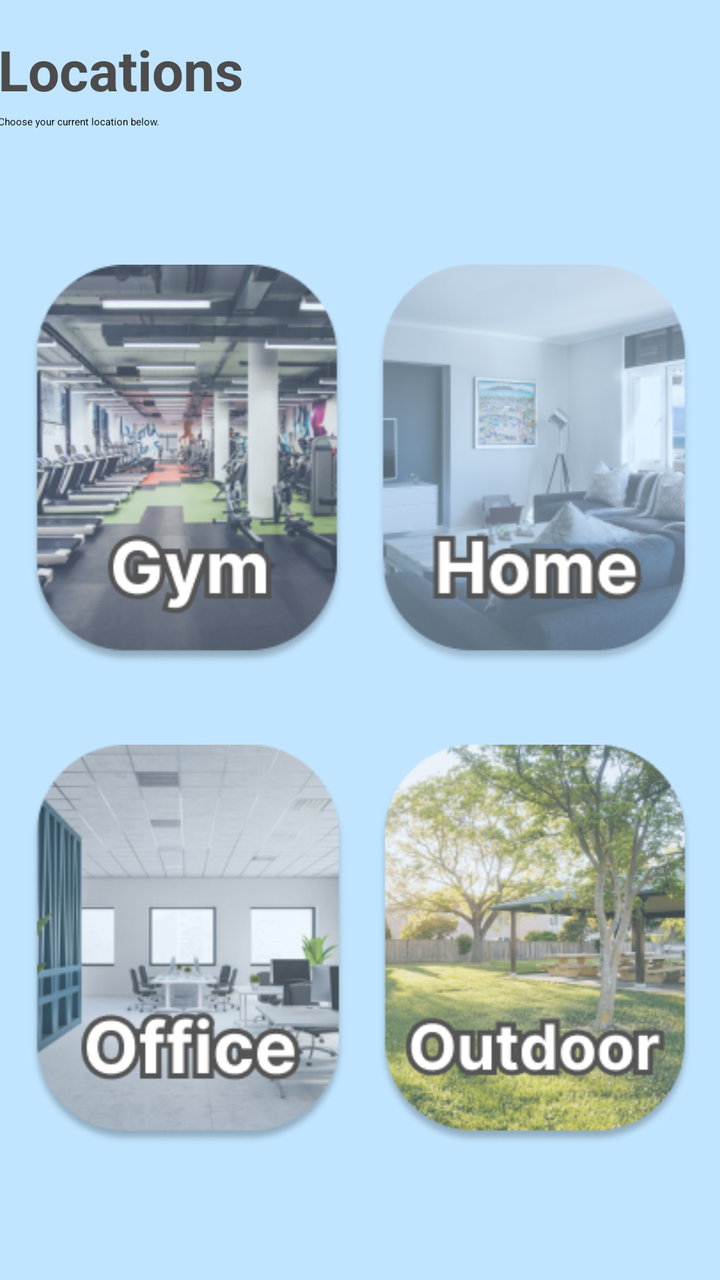
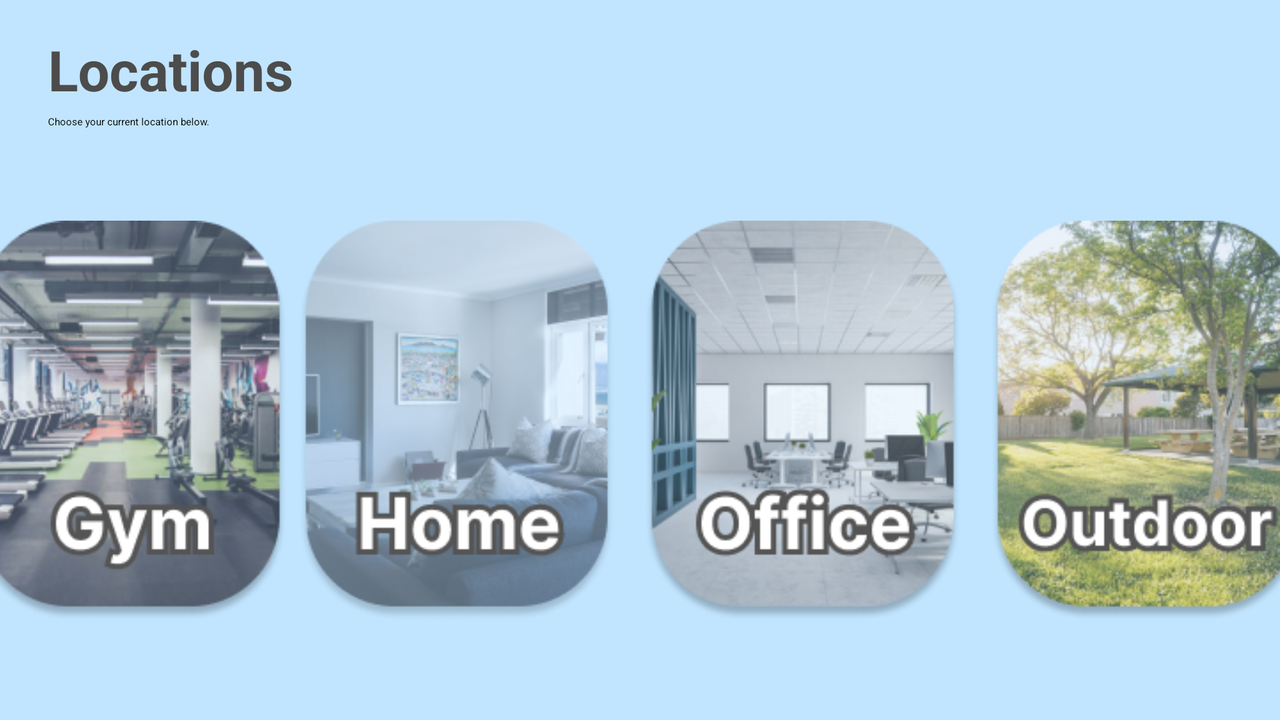

The same Android screen from two of the app's own layout files: first res/layout/ as a phone draws it, then the repository's variant for another configuration, drawn on a device whose configuration selects that folder. Both files follow.
<!-- AndroidManifest.xml: application theme Theme.Workout_Generator -->
<!-- res/layout/activity_location_screen.xml -->
<?xml version="1.0" encoding="utf-8"?>
<androidx.constraintlayout.widget.ConstraintLayout xmlns:android="http://schemas.android.com/apk/res/android"
    xmlns:app="http://schemas.android.com/apk/res-auto"
    xmlns:tools="http://schemas.android.com/tools"
    android:layout_width="match_parent"
    android:layout_height="match_parent"
    android:background="@color/page_bg"
    tools:context=".LocationScreen">


    <FrameLayout
        android:id="@+id/profileFrameRounded"
        android:layout_width="363dp"
        android:layout_height="550dp"
        android:background="@drawable/rounded_frame"
        android:elevation="5dp"
        app:layout_constraintBottom_toBottomOf="parent"
        app:layout_constraintEnd_toEndOf="parent"
        app:layout_constraintStart_toStartOf="parent"
        app:layout_constraintTop_toBottomOf="@+id/locationInfoLabel">

        <androidx.constraintlayout.widget.ConstraintLayout
            android:id="@+id/profileContainer"
            android:layout_width="363dp"
            android:layout_height="550dp">

            <ImageButton
                android:id="@+id/gym_btn"
                android:layout_width="157dp"
                android:layout_height="200dp"
                android:layout_marginStart="16dp"
                android:layout_marginTop="55dp"
                android:background="@drawable/button_gym"
                app:layout_constraintStart_toStartOf="parent"
                app:layout_constraintTop_toTopOf="parent" />

            <ImageButton
                android:id="@+id/outdoor_btn"
                android:layout_width="157dp"
                android:layout_height="200dp"
                android:layout_marginEnd="16dp"
                android:layout_marginBottom="55dp"
                android:background="@drawable/button_outdoor"
                app:layout_constraintBottom_toBottomOf="parent"
                app:layout_constraintEnd_toEndOf="parent" />

            <ImageButton
                android:id="@+id/home_btn"
                android:layout_width="158dp"
                android:layout_height="200dp"
                android:layout_marginTop="55dp"
                android:layout_marginEnd="16dp"
                android:background="@drawable/button_home"
                app:layout_constraintEnd_toEndOf="parent"
                app:layout_constraintTop_toTopOf="parent" />

            <ImageButton
                android:id="@+id/office_btn"
                android:layout_width="158dp"
                android:layout_height="200dp"
                android:layout_marginStart="16dp"
                android:layout_marginBottom="55dp"
                android:background="@drawable/button_office"
                app:layout_constraintBottom_toBottomOf="parent"
                app:layout_constraintStart_toStartOf="parent" />
        </androidx.constraintlayout.widget.ConstraintLayout>


    </FrameLayout>

    <TextView
        android:id="@+id/locationInfoLabel"
        android:layout_width="363dp"
        android:layout_height="wrap_content"
        android:layout_marginTop="4dp"
        android:text="Choose your current location below."
        android:textColor="@color/textColor"
        app:layout_constraintEnd_toEndOf="parent"
        app:layout_constraintStart_toStartOf="parent"
        app:layout_constraintTop_toBottomOf="@+id/locationScreenStub" />

    <TextView
        android:id="@+id/locationScreenStub"
        android:layout_width="363dp"
        android:layout_height="wrap_content"
        android:layout_marginTop="16dp"
        android:text="Locations"
        android:textColor="@color/textColorSecondary"
        android:textSize="28sp"
        android:textStyle="bold"
        app:layout_constraintEnd_toEndOf="parent"
        app:layout_constraintStart_toStartOf="parent"
        app:layout_constraintTop_toTopOf="parent" />


</androidx.constraintlayout.widget.ConstraintLayout>
<!-- resources referenced by this layout -->
<resources>
  <color name="page_bg">#C1E5FF</color>
  <color name="textColor">#000000</color>
  <color name="textColorSecondary">#4C4C4C</color>
  <!-- drawable button_gym: png bitmap (drawable-v24, 71510 bytes) -->
  <!-- drawable button_home: png bitmap (drawable-v24, 56735 bytes) -->
  <!-- drawable button_office: png bitmap (drawable-v24, 59020 bytes) -->
  <!-- drawable button_outdoor: png bitmap (drawable-v24, 95211 bytes) -->
  <style name="Theme.Workout_Generator" parent="Theme.MaterialComponents.DayNight.DarkActionBar">
  
          <item name="colorPrimary">@color/accent_color</item>
          <item name="colorAccent">@color/accent_color</item>
  
          <item name="actionBarSize">36dip</item>
  
          
          <item name="android:statusBarColor">@color/accent_color</item>
  
          
          <item name="actionBarStyle">@style/AccentActionBar</item>
  
      </style>
  <color name="accent_color">#549CD1</color>
  <style name="AccentActionBar" parent="@style/Widget.AppCompat.ActionBar.Solid">
          <item name="background">@color/accent_color</item>
          <item name="titleTextStyle">@style/AccentActionBarTitle</item>
      </style>
  <style name="AccentActionBarTitle" parent="@style/TextAppearance.AppCompat.Widget.ActionBar.Title">
          <item name="android:textColor">@color/textColorSecondary</item>
      </style>
</resources>
<!-- res/layout-land/activity_location_screen.xml (the repository's variant of the layout above) -->
<!-- drawn on the phone turned sideways -->
<?xml version="1.0" encoding="utf-8"?>
<androidx.constraintlayout.widget.ConstraintLayout xmlns:android="http://schemas.android.com/apk/res/android"
    xmlns:app="http://schemas.android.com/apk/res-auto"
    xmlns:tools="http://schemas.android.com/tools"
    android:layout_width="match_parent"
    android:layout_height="match_parent"
    android:background="@color/page_bg"
    tools:context=".LocationScreen">


    <ScrollView
        android:layout_width="match_parent"
        android:layout_height="match_parent">

        <androidx.constraintlayout.widget.ConstraintLayout
            android:layout_width="match_parent"
            android:layout_height="wrap_content">

            <TextView
                android:id="@+id/locationInfoLabel"
                android:layout_width="363dp"
                android:layout_height="wrap_content"
                android:layout_marginStart="24dp"
                android:layout_marginTop="4dp"
                android:text="Choose your current location below."
                android:textColor="@color/textColor"
                app:layout_constraintStart_toStartOf="parent"
                app:layout_constraintTop_toBottomOf="@+id/locationScreenStub" />

            <TextView
                android:id="@+id/locationScreenStub"
                android:layout_width="363dp"
                android:layout_height="wrap_content"
                android:layout_marginStart="24dp"
                android:layout_marginTop="16dp"
                android:text="Locations"
                android:textColor="@color/textColorSecondary"
                android:textSize="28sp"
                android:textStyle="bold"
                app:layout_constraintStart_toStartOf="parent"
                app:layout_constraintTop_toTopOf="parent" />

            <FrameLayout
                android:id="@+id/profileFrameRounded"
                android:layout_width="700dp"
                android:layout_height="260dp"
                android:layout_marginTop="16dp"
                android:layout_marginBottom="16dp"
                android:background="@drawable/rounded_frame"
                android:elevation="5dp"
                app:layout_constraintBottom_toBottomOf="parent"
                app:layout_constraintEnd_toEndOf="parent"
                app:layout_constraintStart_toStartOf="parent"
                app:layout_constraintTop_toBottomOf="@+id/locationInfoLabel">

                <androidx.constraintlayout.widget.ConstraintLayout
                    android:id="@+id/profileContainer"
                    android:layout_width="match_parent"
                    android:layout_height="match_parent">

                    <ImageButton
                        android:id="@+id/outdoor_btn"
                        android:layout_width="157dp"
                        android:layout_height="200dp"
                        android:layout_marginStart="13dp"
                        android:layout_marginEnd="16dp"
                        android:background="@drawable/button_outdoor"
                        app:layout_constraintBottom_toBottomOf="parent"
                        app:layout_constraintEnd_toEndOf="parent"
                        app:layout_constraintStart_toEndOf="@+id/office_btn"
                        app:layout_constraintTop_toTopOf="parent" />

                    <ImageButton
                        android:id="@+id/office_btn"
                        android:layout_width="158dp"
                        android:layout_height="200dp"
                        android:layout_marginStart="15dp"
                        android:background="@drawable/button_office"
                        app:layout_constraintBottom_toBottomOf="parent"
                        app:layout_constraintStart_toEndOf="@+id/home_btn"
                        app:layout_constraintTop_toTopOf="parent" />

                    <ImageButton
                        android:id="@+id/gym_btn"
                        android:layout_width="157dp"
                        android:layout_height="200dp"
                        android:layout_marginStart="16dp"
                        android:background="@drawable/button_gym"
                        app:layout_constraintBottom_toBottomOf="parent"
                        app:layout_constraintStart_toStartOf="parent"
                        app:layout_constraintTop_toTopOf="parent" />

                    <ImageButton
                        android:id="@+id/home_btn"
                        android:layout_width="158dp"
                        android:layout_height="200dp"
                        android:layout_marginStart="6dp"
                        android:background="@drawable/button_home"
                        app:layout_constraintBottom_toBottomOf="parent"
                        app:layout_constraintStart_toEndOf="@+id/gym_btn"
                        app:layout_constraintTop_toTopOf="parent" />

                </androidx.constraintlayout.widget.ConstraintLayout>


            </FrameLayout>
        </androidx.constraintlayout.widget.ConstraintLayout>
    </ScrollView>


</androidx.constraintlayout.widget.ConstraintLayout>
